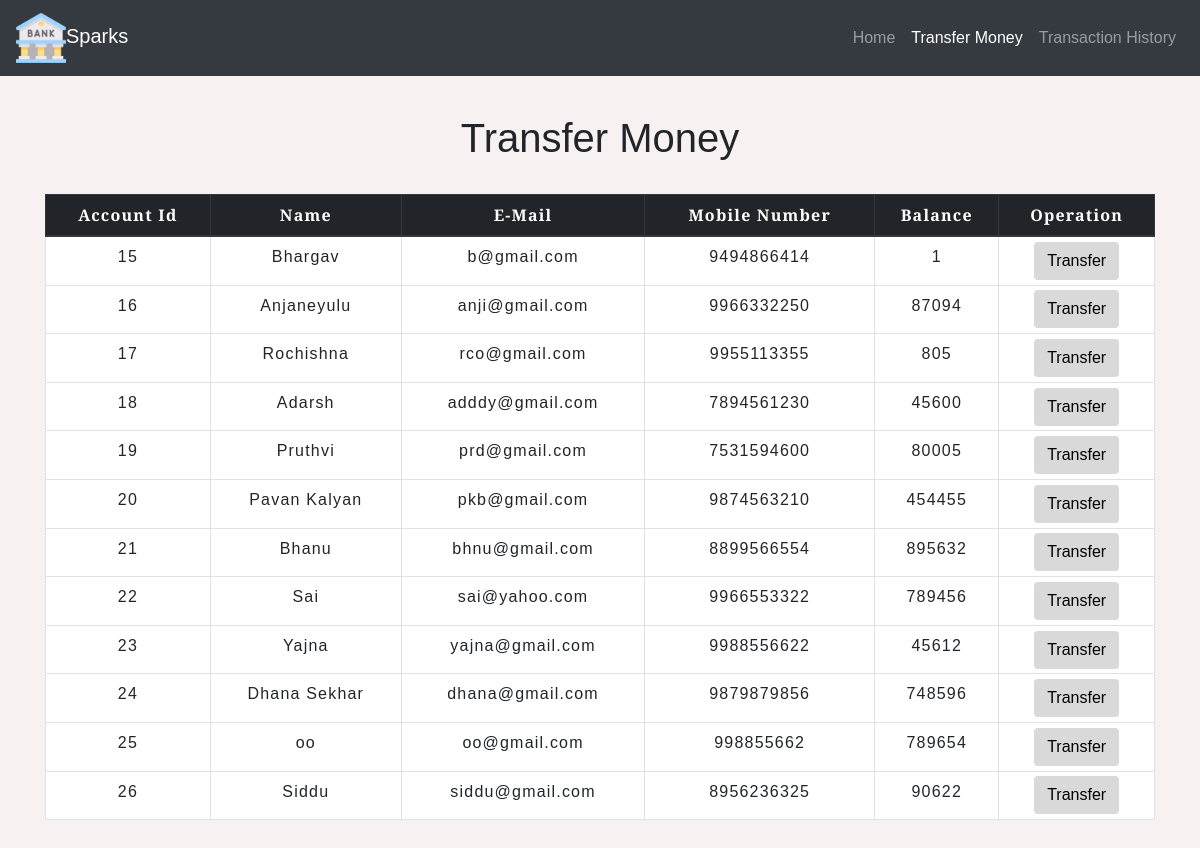
The app's page /transfermoney.php with its own data.
### tables this page shows
CREATE TABLE IF NOT EXISTS `users` (
  `id` int(3) NOT NULL AUTO_INCREMENT,
  `name` text NOT NULL,
  `email` varchar(30) NOT NULL,
  `mobile` varchar(30) NOT NULL,
  `balance` int(8) NOT NULL,
  PRIMARY KEY (`id`)
);

### transfermoney.php (the view, shortened to what this page needs)
<!DOCTYPE html>
<html lang="en">
<head>
    <link rel="stylesheet" href="https://maxcdn.bootstrapcdn.com/bootstrap/4.0.0/css/bootstrap.min.css">
    <link rel="stylesheet" type="text/css" href="css/table.css">
    <link rel="stylesheet" type="text/css" href="css/style.css">
</head>
<body>
<?php
    include 'config.php';
    $sql = "SELECT * FROM users";
    $result = mysqli_query($conn,$sql);
?>
<nav class="navbar navbar-expand-md navbar-dark fixed-top bg-dark tp">
      <a class="navbar-brand" href="index.php"> <img src="img/bank.png" class="img-fluid bd">Sparks</a>
      <div class="collapse navbar-collapse" id="collapsibleNavbar">
            <ul class="navbar-nav ml-auto">
              <li class="nav-item ">
                <a class="nav-link" href="index.php">Home</a>
              </li>
              <li class="nav-item active">
                <a class="nav-link" href="transfermoney.php">Transfer Money</a>
              </li>
              <li class="nav-item">
                <a class="nav-link" href="transactionhistory.php">Transaction History</a>
              </li>
          </div>
       </nav>
<div class="container">
        <h2 class="text-center pt-4">Transfer Money</h2>
        <br>
            <div class="row">
                <div class="col">
                    <div class=" table table-responsive-sm">
                    <table class="table table-hover table-sm thead-dark table-condensed table-bordered">
                        <thead>
                            <tr>
                            <th scope="col" class="text-center py-2">Account Id</th>
                            <th scope="col" class="text-center py-2">Name</th>
                            <th scope="col" class="text-center py-2">E-Mail</th>
                            <th scope="col" class="text-center py-2">Mobile Number</th>
                            <th scope="col" class="text-center py-2">Balance</th>
                            <th scope="col" class="text-center py-2">Operation</th>
                            </tr>
                        </thead>
                        <tbody>
                <?php
                    while($rows=mysqli_fetch_assoc($result)){
                ?>
                    <tr>
                        <td class="py-2"><?php echo $rows['id'] ?></td>
                        <td class="py-2"><?php echo $rows['name']?></td>
                        <td class="py-2"><?php echo $rows['email']?></td>
                        <td class="py-2"><?php echo $rows['mobile']?></td>
                        <td class="py-2"><?php echo $rows['balance']?></td>
                        <td><a href="selecteduserdetail.php?id= <?php echo $rows['id'] ;?>"> <button type="button" class="btn">Transfer</button></a></td>
                    </tr>
                <?php
                    }
                ?>
                        </tbody>
                    </table>
                    </div>
                </div>
            </div>
         </div>
</body>
</html>

### css/table.css (style rules this page uses)
h2 { font-size: 40px; }
table { letter-spacing: 1.2px; }
td { text-align: center; }
button { border:none; background: #d9d9d9; transition: 1s; }

### css/style.css (style rules this page uses)
.bd { height:50px; width: 50px; }
body { padding-top:90px; background-color: #f8f1f1; font-family: 'Alegreya Sans', sans-serif; }
button { padding-top: 10px; }
.container { padding-bottom:25px; margin-bottom: 20px; }

### transfermoney.php (style rules this page uses)
button { transition: 1.5s; }

### records on screen
users: id "15", name "Bhargav", email "b@gmail.com", mobile "9494866414", balance "1"
users: id "16", name "Anjaneyulu", email "anji@gmail.com", mobile "9966332250", balance "87094"
users: id "17", name "Rochishna", email "rco@gmail.com", mobile "9955113355", balance "805"
users: id "18", name "Adarsh", email "adddy@gmail.com", mobile "7894561230", balance "45600"
users: id "19", name "Pruthvi", email "prd@gmail.com", mobile "7531594600", balance "80005"
users: id "20", name "Pavan Kalyan", email "pkb@gmail.com", mobile "9874563210", balance "454455"
users: id "21", name "Bhanu", email "bhnu@gmail.com", mobile "8899566554", balance "895632"
users: id "22", name "Sai", email "sai@yahoo.com", mobile "9966553322", balance "789456"
users: id "23", name "Yajna", email "yajna@gmail.com", mobile "9988556622", balance "45612"
users: id "24", name "Dhana Sekhar", email "dhana@gmail.com", mobile "9879879856", balance "748596"
users: id "25", name "oo", email "oo@gmail.com", mobile "998855662", balance "789654"
users: id "26", name "Siddu", email "siddu@gmail.com", mobile "8956236325", balance "90622"
